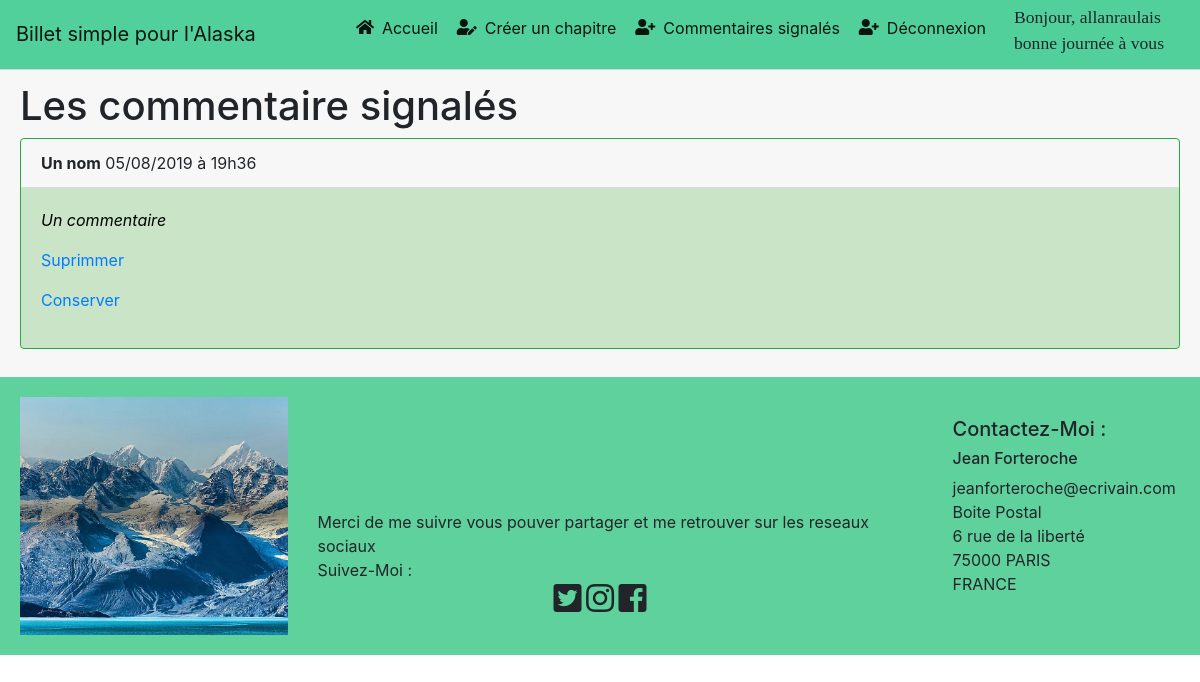
The app's page /index.php?action=alertsComments (signed in) with its own data.
### tables this page shows
CREATE TABLE `comments` (
  `id` int(11) NOT NULL,
  `id_tickets` int(11) NOT NULL,
  `author` varchar(255) NOT NULL,
  `comment` text NOT NULL,
  `report` int(11) NOT NULL DEFAULT '0',
  `comment_date` datetime NOT NULL
);

### controller/backend.php (called while the page is built, shortened)
<?php
require_once('models/frontend/commentsManager.php');
function commentsPosted()
{
    $commentManager = new \Allan\Blog\Projet_4\Model\CommentsManager();
    $commentsPosted = $commentManager->commentsPosted();
    require('views/backend/alertsComments.php');
}

### models/frontend/commentsManager.php (called while the page is built, shortened)
<?php
class CommentsManager extends Manager
{
    public function commentsPosted()
    {
        $db = $this->dbConnect();
        $getComments = $db->query('SELECT id, author, comment, DATE_FORMAT(comment_date, \'%d/%m/%Y\') AS date_jma, DATE_FORMAT(comment_date, \'%Hh%i\') AS date_hm FROM comments WHERE report= 1 ');
        return $getComments;
    }
}

### views/backend/alertsComments.php (the view, shortened to what this page needs)
<div class="card-footer">
    <h1>Les commentaire signalés </h1>
    <?php while ($dataComments = $commentsPosted->fetch()) { ?>
    <div class="card border-success mb-3 commentsreport">
        <div class="card-header">
        <strong><?= htmlspecialchars($dataComments['author']); ?></strong>
        <?= $dataComments['date_jma']. ' à '. $dataComments['date_hm']; ?>
        </div>
        <div class="card-body text-success">
            <p id="commentMessage"><em><?= nl2br(htmlspecialchars($dataComments['comment'])); ?></em></p>
            <p><a href="index.php?action=delateComment&amp;id=<?= $dataComments['id']?>">Suprimmer</a></p>
            <p><a href="index.php?action=keepComment&amp;id=<?= $dataComments['id']?>">Conserver</a></p>
        </div>
    </div>
    <?php } $commentsPosted->closeCursor();?>
</div>
<?php require('views/backend/templateConnect.php');?>

### public/css/style.css (style rules this page uses)
.card-body.text-success { background-color: #4ea7464d; color: #000000 !important; }

### records on screen
comments: author "Un nom", date_jma "05/08/2019", date_hm "19h36", comment "Un commentaire"

### other values on screen
$_SESSION['username'] "allanraulais"
